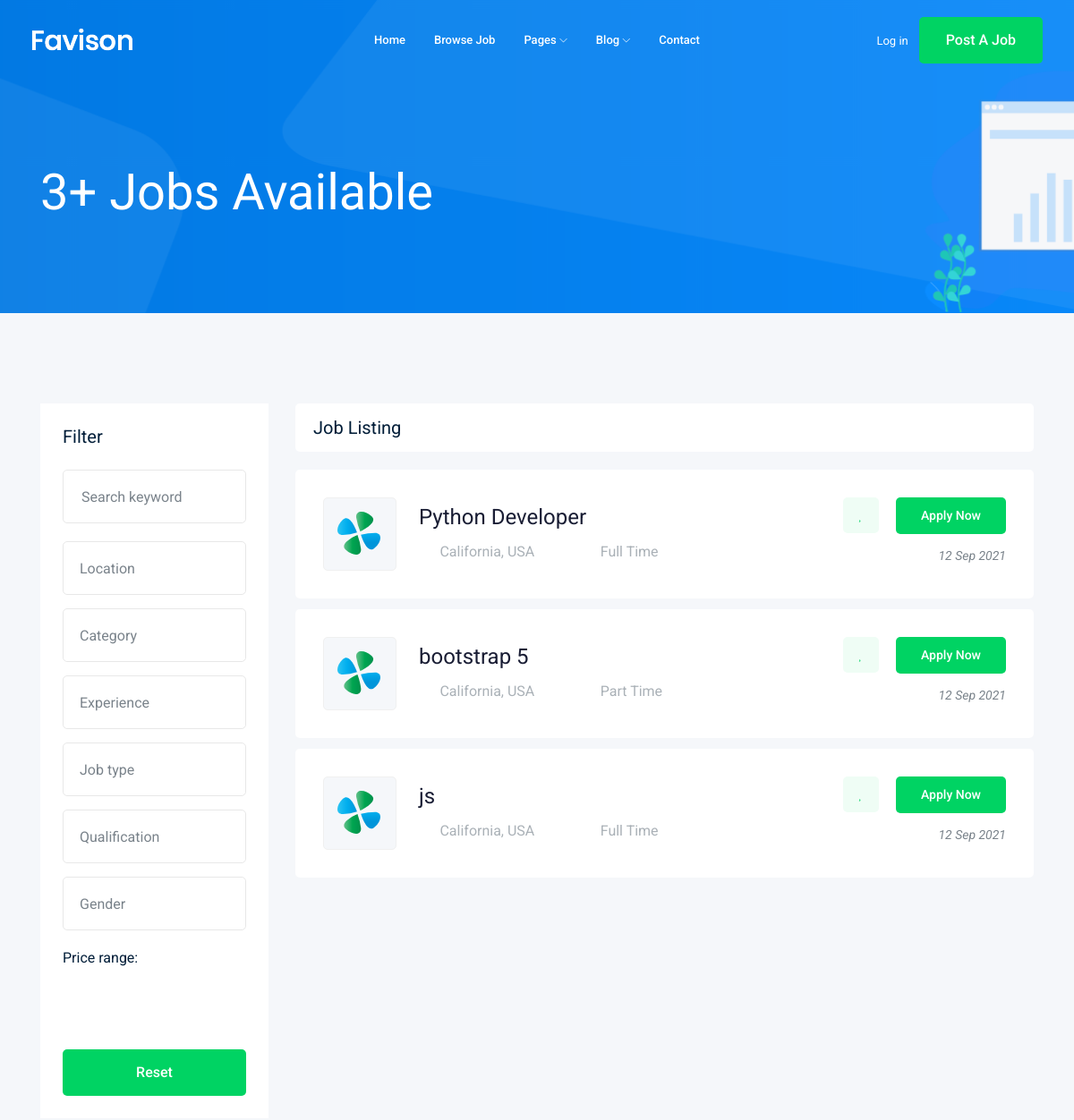
/jobs/?page=2 (upper part), run on an earlier commit of the app's database.
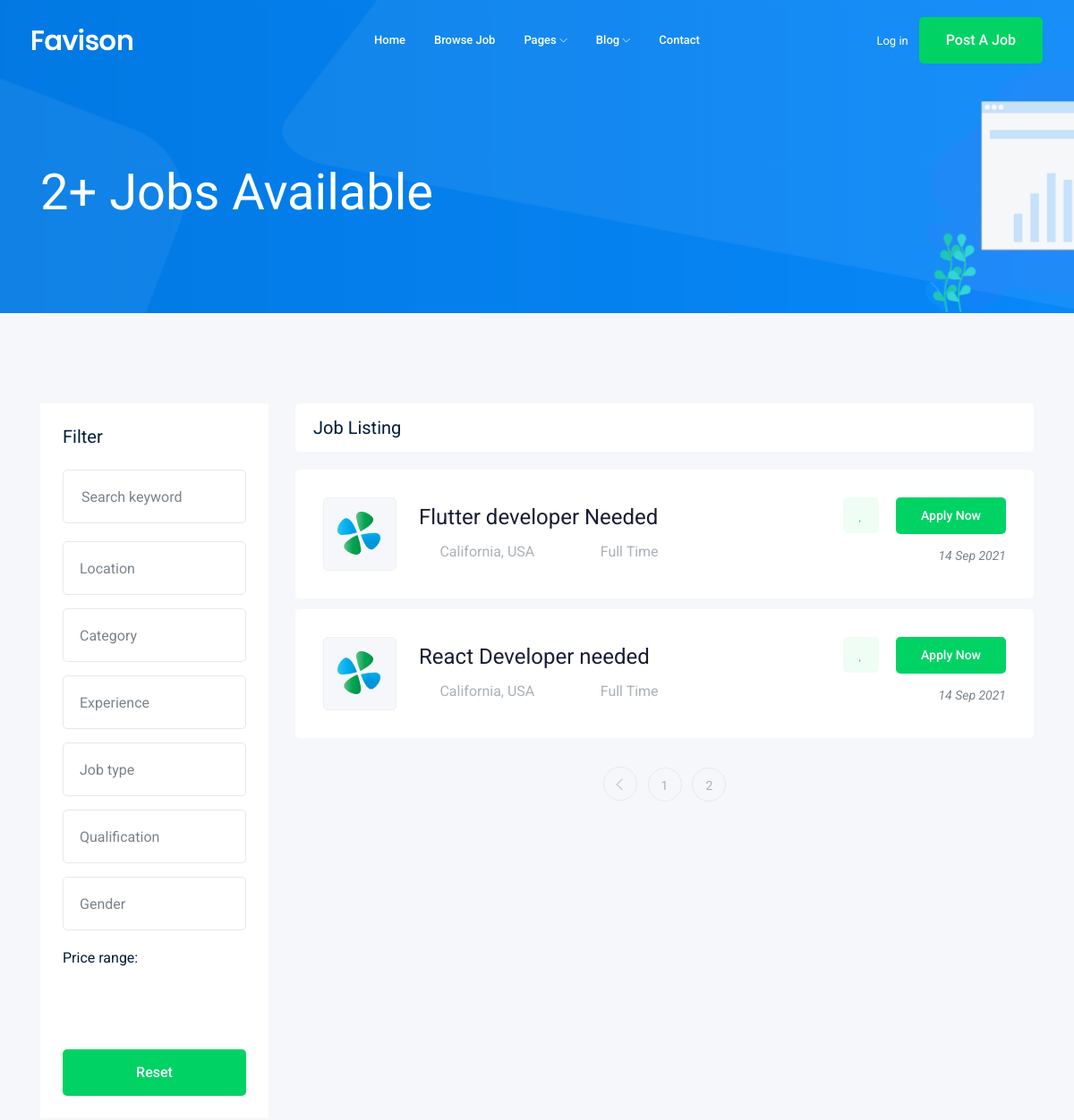
And on a later commit of the database.
### job/models.py (models this page shows, shortened)
class Job(models.Model): #table
    owner = models.ForeignKey(User,related_name='job_owner', on_delete=models.CASCADE)
    title = models.CharField(max_length=100) #column
    job_type = models.CharField(max_length=15 ,choices=JOB_TYPE)
    description = models.TextField(max_length=1000)
    published_at = models.DateTimeField(auto_now=True) #auto_now time of add \ auto_now_add time of last edit
    Vacancy = models.IntegerField(default=1)
    salary = models.IntegerField(default=0)
    experience = models.IntegerField(default=1)
    category = models.ForeignKey('Category',on_delete=models.CASCADE) # 1 to many
    image = models.ImageField(upload_to=image_uplaod)
    slug =models.SlugField(blank=True,null=True)
    def __str__(self):
        return self.title # to return title instead than object

### job/views.py (the view)
# urls.py: path('', views.job_list,name='job_list'),
def job_list(request):
    job_list=Job.objects.all()
    paginator = Paginator(job_list, 3) # Show 25
    page_number = request.GET.get('page')
    page_obj = paginator.get_page(page_number)
    context={'jobs' :page_obj}
    return render(request,'job/job_list.html',context)

### job/templates/job/job_list.html (shortened to what the changed rows need)
{% extends 'base.html'%} {% block body %}
<div class="bradcam_area bradcam_bg_1">
    <div class="container">
        <div class="row">
            <div class="col-xl-12">
                <div class="bradcam_text">
                    <h3>{{jobs|length}}+ Jobs Available</h3>
                </div>
            </div>
        </div>
    </div>
</div>
<div class="job_listing_area plus_padding">
    <div class="container">
        <div class="row">
            <div class="col-lg-9">
                <div class="job_lists m-0">
                    <div class="row">
                        {% for job in jobs %}
                        <div class="col-lg-12 col-md-12">
                            <div class="single_jobs white-bg d-flex justify-content-between">
                                <div class="jobs_left d-flex align-items-center">
                                    <div class="thumb">
                                        <img src="img/svg_icon/1.svg" alt="">
                                    </div>
                                    <div class="jobs_conetent">
                                        <a href="{% url 'jobs:job_detail' job.slug %}">
                                            <h4>{{job}}</h4>
                                        </a>
                                        <div class="links_locat d-flex align-items-center">
                                            <div class="location">
                                                <p> <i class="fa fa-map-marker"></i> California, USA</p>
                                            </div>
                                            <div class="location">
                                                <p> <i class="fa fa-clock-o"></i> {{job.job_type}}</p>
                                            </div>
                                        </div>
                                    </div>
                                </div>
                                <div class="jobs_right">
                                    <div class="apply_now">
                                        <a class="heart_mark" href="#"> <i class="fa fa-heart"></i> </a>
                                        <a href="{% url 'jobs:job_detail' job.slug %}" class="boxed-btn3">Apply Now</a>
                                    </div>
                                    <div class="date">
                                        <p>{{job.published_at|date:"d M Y"}}</p>
                                    </div>
                                </div>
                            </div>
                        </div>
                        {% endfor %}
                    </div>
                    {% if jobs.has_other_pages %}
                     <div class="row">
                        <div class="col-lg-12">
                            <div class="pagination_wrap">
                                <ul>
                                    {% if jobs.has_previous  %}
                                    <li>
                                        <a href="?page={{ jobs.previous_page_number}}"> <i class="ti-angle-left"></i> </a>
                                    </li>
                                    {% endif %}
                                    {% for i in jobs.paginator.page_range %}
                                    <li><a href="?page={{i}}"><span>{{i}}</span></a></li>
                                    {% endfor %}
                                </ul>
                            </div>
                        </div>
                    </div>
                    {% endif %}
                </div>
            </div>
        </div>
    </div>
</div>
</div> {% endblock body %}

What changed in the data, as far as the page shows it:
no longer on this page (row unchanged): Job: title "Python Developer", job_type "Full Time", published_at "12 Sep 2021"
no longer on this page (row unchanged): Job: title "bootstrap 5", job_type "Part Time", published_at "12 Sep 2021"
no longer on this page (row unchanged): Job: title "js", job_type "Full Time", published_at "12 Sep 2021"
added Job: title "Flutter developer Needed", job_type "Full Time", published_at "14 Sep 2021"
added Job: title "React Developer needed", job_type "Full Time", published_at "14 Sep 2021"
Also different on the page:
{{ jobs|length }}: "3" → "2"
new list line: "1"
new list line: "2"
